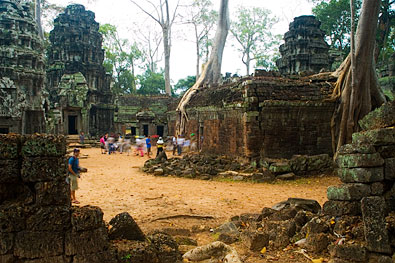
#> input picture clases/clase17-algoritmos/01-people.jpg, 395 x 263 px
$ python photoshopbw.py
#> lines starting #> are read from the running program, lines starting #| are printed output that depends on the picture
from skimage import io
from skimage.color import rgb2gray

import numpy as np
import matplotlib.pyplot as plt
# images from
# http://dsphotographic.com/2006/12/how-to-remove-tourists-from-your-photos/
files = ['01-people.jpg','04-second-image.jpg','05-third-image.jpg']

images = []
for f in files:
    images.append(rgb2gray(io.imread(f)))

x,y=images[0].shape
#> x = 263; y = 395
m = np.zeros(shape=(x,y))
for i in range(x):
    for j in range(y):
        l = []
        for k in range(len(files)):
            l.append(images[k][i,j])
        m[i][j] = np.median(np.array(l))
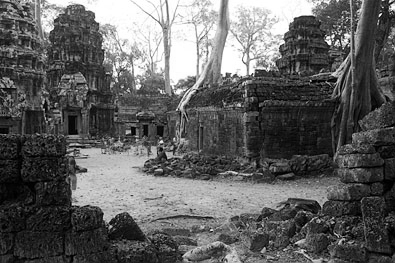
#> m: shape (263, 395) float64; min 0, max 1, mean 0.38

plt.figure()
plt.imshow(m,cmap=plt.cm.gray)
plt.show()
